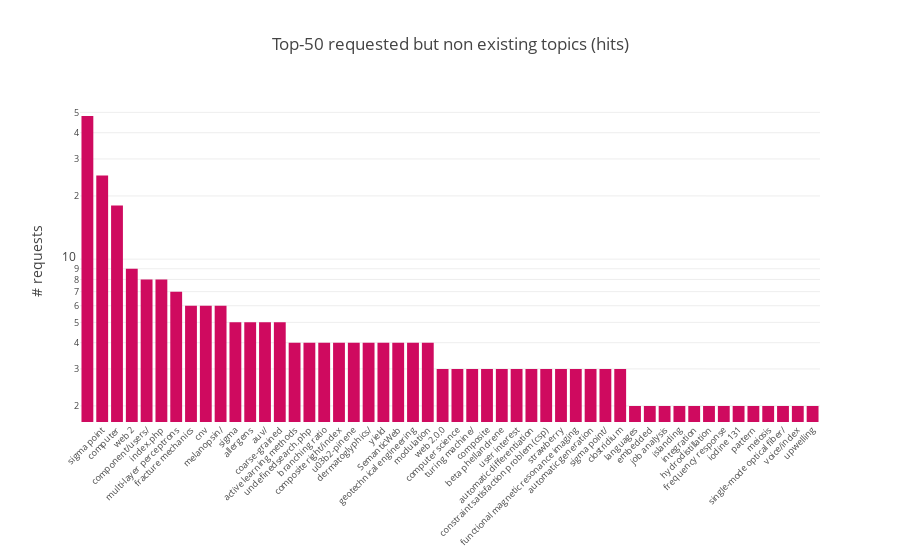

Here is the notebook cell this chart was saved with:
### Code cell
bars_data = topics_req_df[topics_req_df.exists == 0].groupby('topic')[['id']].count().sort_values(by='id', ascending=False).reset_index()
bars_data = bars_data[0:50]

trace0 = go.Bar(
    x = bars_data['topic'],
    y = bars_data['id'],
    marker = dict(color='#cf0a5f'))

layout = go.Layout(title='Top-50 requested but non existing topics (hits)',
                   xaxis=dict(tickangle=-45,
                             automargin=True,
                             tickfont=dict(size=9)),
                   yaxis=dict(title='# requests',
                              type='log'))

fig = go.Figure(data=[trace0], layout=layout)
plotly.offline.iplot(fig)

### Figure 1 — Plotly figure (JSON) as saved in the notebook; plotly's stock layout.template omitted (floating-point values rounded to 4 significant figures)
{"data": [{"marker": {"color": "#cf0a5f"}, "type": "bar", "uid": "7ebbd1a5-6709-431f-9d17-4956ae0f62ba", "x": ["", "sigma point", "computer", "web 2", "component/users/", "index.php", "multi-layer perceptrons", "fracture mechanics", "cnv", "melanopsin/", "sigma", "allergens", "auv/", "coarse-grained", "active learning methods", "undefinedsearch.php", "branching ratio", "composite right/index", "u03b2-pinene", "dermatoglyphics/", "yield", "SemanticWeb", "geotechnical engineering", "modulation", "web 2.0.0", "computer science", "turing machine/", "composite", "beta phellandrene", "user interest", "automatic differentiation", "constraint satisfaction problem (csp)", "strawberry", "functional magnetic resonance imaging", "automatic generation", "sigma point/", "clostridium", "languages", "embedded", "job analysis", "islanding", "integration", "hydrodistillation", "frequency response", "iodine 131", "pattern", "meiosis", "single-mode optical fiber/", "voice/index", "upwelling"], "y": [48, 25, 18, 9, 8, 8, 7, 6, 6, 6, 5, 5, 5, 5, 4, 4, 4, 4, 4, 4, 4, 4, 4, 4, 3, 3, 3, 3, 3, 3, 3, 3, 3, 3, 3, 3, 3, 2, 2, 2, 2, 2, 2, 2, 2, 2, 2, 2, 2, 2]}], "layout": {"title": "Top-50 requested but non existing topics (hits)", "xaxis": {"automargin": true, "tickangle": -45, "tickfont": {"size": 9}}, "yaxis": {"title": "# requests", "type": "log"}}}
